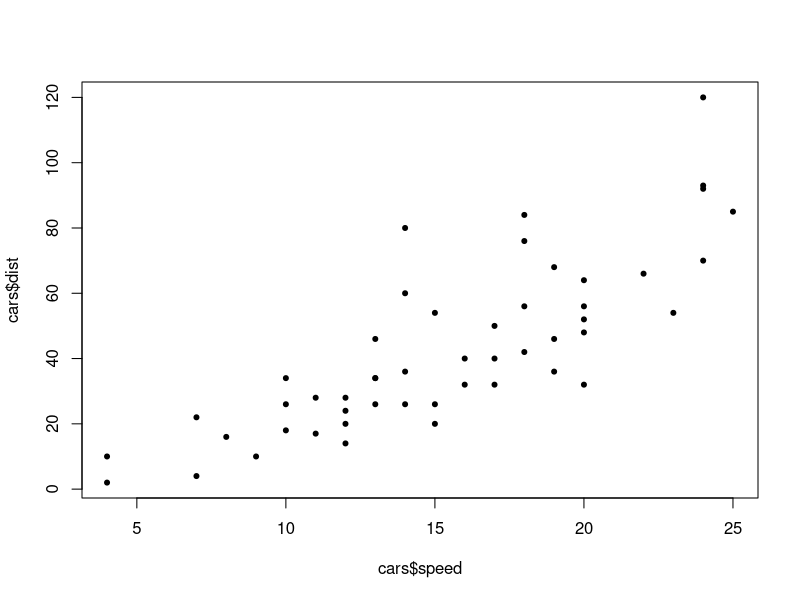

Source code (R):
## ---- chunk 1
library(ggplot2)
data(cars)
summary(cars)
plot(cars$speed,cars$dist,pch = 20)
